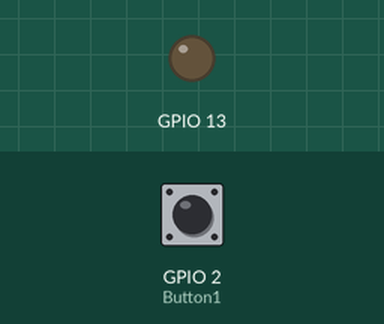
This sketch was run on a simulated ESP32. Parts: output pins drawn as LEDs (lit = HIGH). Dashed ring = blinking. The inputs (shaded band) are chosen by the test bench; at power-on: GPIO 2 (Button1) HIGH. No radio packets arrive unless stated; what the sketch prints to the serial monitor is not drawn.

Above: at 1.2 s.
1.3 s: GPIO 2 (Button1) pulled LOW for 3.2 s
At 2.37 s:
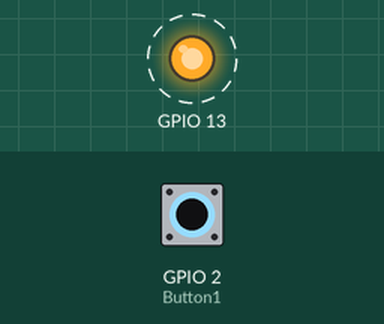
Timing chart, 0 to 6.0 s (numbered marks = the images above; inputs shaded):
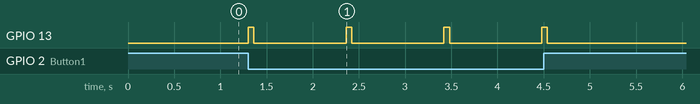

Measured:
- after the input at 1.3 s, GPIO 13: alternates HIGH for 0.06 s and LOW for 1.0 s, 8 changes in all, then stays LOW, starting at once

The sketch:

433MHz_Transmitter.ino
```cpp
/*
Author: Danny van den Brande, Arduinosensors.nl. BlueCore Tech.
*/


#include <VirtualWire.h>
int Button1 = 2;
boolean val ;

void setup() {
    Serial.begin(9600);
    pinMode(13,OUTPUT);
    pinMode (Button1, INPUT);
    vw_set_tx_pin(12);
    vw_setup(4000);// speed of data transfer in bps, can max out at 10000
}

void loop()
{
  char *senddata="0123456789abcdef";
  val = digitalRead (Button1);
    if (val == 0){
    Serial.print(val);
    digitalWrite(13,1);
    vw_send((uint8_t *)senddata, strlen(senddata));
    vw_wait_tx();
    digitalWrite(13,0);
    delay(1000);
    }
}
```
